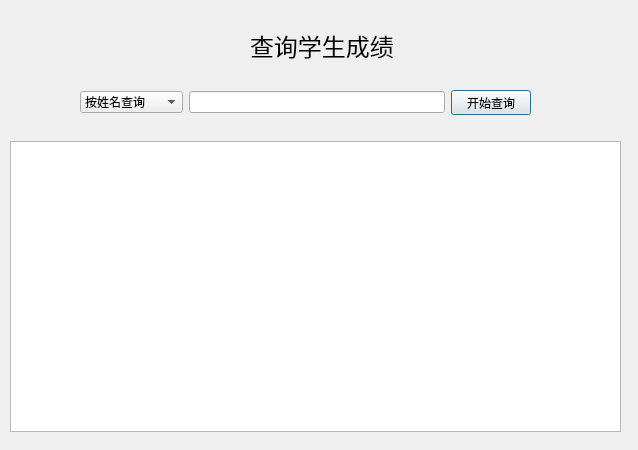
<?xml version="1.0" encoding="UTF-8"?>
<ui version="4.0">
 <class>tea_querystu</class>
 <widget class="QDialog" name="tea_querystu">
  <property name="geometry">
   <rect>
    <x>0</x>
    <y>0</y>
    <width>638</width>
    <height>450</height>
   </rect>
  </property>
  <property name="windowTitle">
   <string>学生选课和成绩管理系统</string>
  </property>
  <widget class="QLabel" name="label">
   <property name="geometry">
    <rect>
     <x>250</x>
     <y>30</y>
     <width>151</width>
     <height>31</height>
    </rect>
   </property>
   <property name="font">
    <font>
     <pointsize>18</pointsize>
    </font>
   </property>
   <property name="text">
    <string>查询学生成绩</string>
   </property>
  </widget>
  <widget class="QTableView" name="tableView">
   <property name="geometry">
    <rect>
     <x>10</x>
     <y>141</y>
     <width>611</width>
     <height>291</height>
    </rect>
   </property>
  </widget>
  <widget class="QWidget" name="layoutWidget">
   <property name="geometry">
    <rect>
     <x>80</x>
     <y>90</y>
     <width>451</width>
     <height>25</height>
    </rect>
   </property>
   <layout class="QHBoxLayout" name="horizontalLayout" stretch="2,5,1">
    <item>
     <widget class="QComboBox" name="cbb_querymode">
      <property name="sizePolicy">
       <sizepolicy hsizetype="Expanding" vsizetype="Fixed">
        <horstretch>0</horstretch>
        <verstretch>0</verstretch>
       </sizepolicy>
      </property>
      <item>
       <property name="text">
        <string>按姓名查询</string>
       </property>
      </item>
      <item>
       <property name="text">
        <string>按学号查询</string>
       </property>
      </item>
      <item>
       <property name="text">
        <string>按班级查询</string>
       </property>
      </item>
     </widget>
    </item>
    <item>
     <widget class="QLineEdit" name="le_info"/>
    </item>
    <item>
     <widget class="QPushButton" name="btn_doquery">
      <property name="sizePolicy">
       <sizepolicy hsizetype="Expanding" vsizetype="Fixed">
        <horstretch>0</horstretch>
        <verstretch>0</verstretch>
       </sizepolicy>
      </property>
      <property name="text">
       <string>开始查询</string>
      </property>
     </widget>
    </item>
   </layout>
  </widget>
 </widget>
 <resources/>
 <connections/>
</ui>
